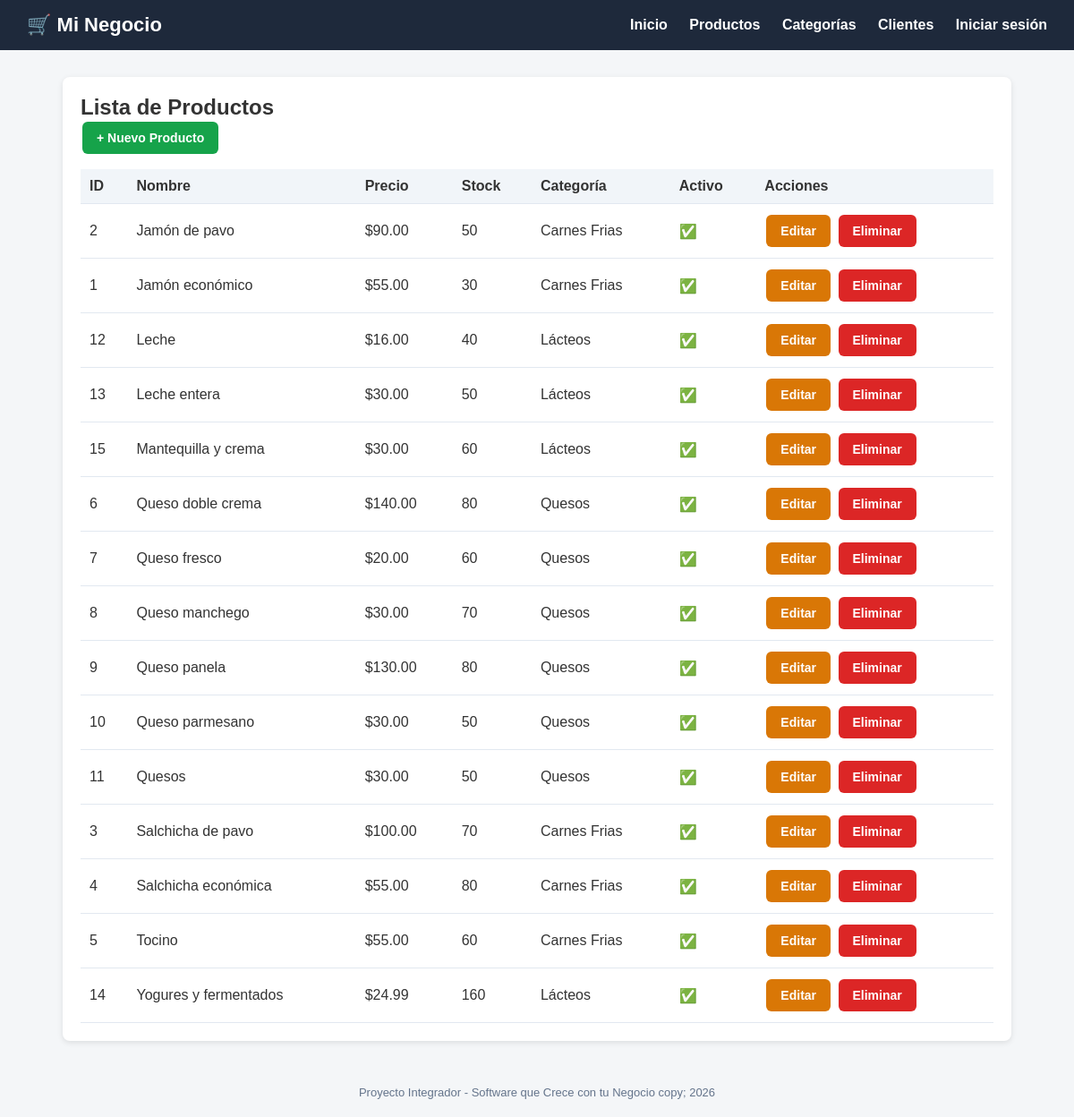
/productos/, run on the app's committed database.
### tienda/models.py (models this page shows, shortened)
class Producto(models.Model):
    nombre = models.CharField(max_length=200)
    descripcion = models.TextField(blank=True, null=True)
    precio = models.DecimalField(max_digits=10, decimal_places=2)
    stock = models.IntegerField(default=0)
    categoria = models.ForeignKey(
        Categoria,
        on_delete=models.CASCADE
    )
    fecha_creacion = models.DateTimeField(auto_now_add=True)
    activo = models.BooleanField(default=True)
    class Meta:
        verbose_name = "Producto"
        verbose_name_plural = "Productos"
        ordering = ['nombre']

class Categoria(models.Model):
    nombre = models.CharField(max_length=100)
    descripcion = models.TextField(blank=True, null=True)
    class Meta:
        verbose_name = "Categoría"
        verbose_name_plural = "Categorías"

### tienda/views.py (the view)
# urls.py: path('productos/', views.lista_productos, name='lista_productos'),
def lista_productos(request):
    productos = Producto.objects.all()
    return render(request, 'tienda/productos/lista.html', {'productos': productos})

### tienda/templates/tienda/productos/lista.html (shortened to what this page needs)
{% extends 'base.html' %}
{% block content %}
<div class="card">
    <h2>Lista de Productos</h2>
    <a href="{% url 'crear_producto' %}" class="btn btn-success">+ Nuevo Producto</a>
    <table>
        <thead>
            <tr><th>ID</th><th>Nombre</th><th>Precio</th><th>Stock</th><th>Categoría</th><th>Activo</th><th>Acciones</th></tr>
        </thead>
        <tbody>
            {% for producto in productos %}
            <tr>
                <td>{{ producto.id }}</td>
                <td>{{ producto.nombre }}</td>
                <td>${{ producto.precio }}</td>
                <td>{{ producto.stock }}</td>
                <td>{{ producto.categoria.nombre }}</td>
                <td>{% if producto.activo %}✅{% else %}❌{% endif %}</td>
                <td>
                    <a href="{% url 'editar_producto' producto.pk %}" class="btn btn-warning">Editar</a>
                    <a href="{% url 'eliminar_producto' producto.pk %}" class="btn btn-danger">Eliminar</a>
                </td>
            </tr>
            {% empty %}
            <tr><td colspan="7">No hay productos registrados.</td></tr>
            {% endfor %}
        </tbody>
    </table>
</div>
{% endblock %}

### negocio/templates/base.html (style rules this page uses)
* { margin: 0; padding: 0; box-sizing: border-box; }
body { font-family: Arial, sans-serif; background: #f4f6f8; color: #333; }
.card { background: #fff; border-radius: 8px; padding: 20px; box-shadow: 0 2px 6px rgba(0,0,0,0.1); margin-bottom: 20px; }
.btn { display: inline-block; padding: 10px 16px; border-radius: 6px; text-decoration: none; color: #fff; font-weight: bold; border: none; cursor: pointer; font-size: 14px; margin: 2px; }
.btn-success { background: #16a34a; }
.btn-danger { background: #dc2626; }
.btn-warning { background: #d97706; }
table { width: 100%; border-collapse: collapse; margin-top: 15px; }
th, td { padding: 10px; text-align: left; border-bottom: 1px solid #e2e8f0; }
th { background: #f1f5f9; }

### data on the page
Producto: id "2", nombre "Jamón de pavo", precio "90.00", stock "50", categoria.nombre "Carnes Frias"
Producto: id "1", nombre "Jamón económico", precio "55.00", stock "30", categoria.nombre "Carnes Frias"
Producto: id "12", nombre "Leche", precio "16.00", stock "40", categoria.nombre "Lácteos"
Producto: id "13", nombre "Leche entera", precio "30.00", stock "50", categoria.nombre "Lácteos"
Producto: id "15", nombre "Mantequilla y crema", precio "30.00", stock "60", categoria.nombre "Lácteos"
Producto: id "6", nombre "Queso doble crema", precio "140.00", stock "80", categoria.nombre "Quesos"
Producto: id "7", nombre "Queso fresco", precio "20.00", stock "60", categoria.nombre "Quesos"
Producto: id "8", nombre "Queso manchego", precio "30.00", stock "70", categoria.nombre "Quesos"
Producto: id "9", nombre "Queso panela", precio "130.00", stock "80", categoria.nombre "Quesos"
Producto: id "10", nombre "Queso parmesano", precio "30.00", stock "50", categoria.nombre "Quesos"
Producto: id "11", nombre "Quesos", precio "30.00", stock "50", categoria.nombre "Quesos"
Producto: id "3", nombre "Salchicha de pavo", precio "100.00", stock "70", categoria.nombre "Carnes Frias"
Producto: id "4", nombre "Salchicha económica", precio "55.00", stock "80", categoria.nombre "Carnes Frias"
Producto: id "5", nombre "Tocino", precio "55.00", stock "60", categoria.nombre "Carnes Frias"
Producto: id "14", nombre "Yogures y fermentados", precio "24.99", stock "160", categoria.nombre "Lácteos"
